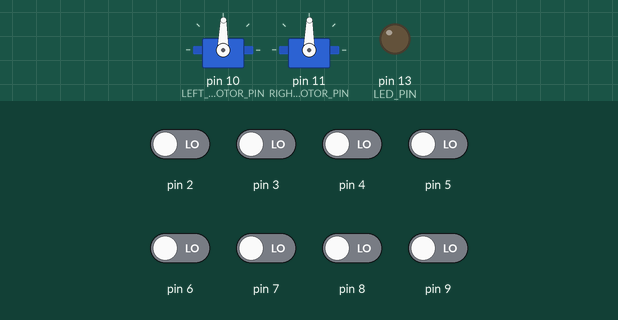
Recording of a sketch running on a simulated Arduino Uno, built with avr-gcc and run on an emulated ATmega328P. Parts: 2 × servo, output pins drawn as LEDs (lit = HIGH). Inputs (shaded band) come from the test bench; at power-on: pin 2–9 LOW.

Above: at 1.9 s.
2.0 s: pin 5 driven HIGH
At 3.1 s:
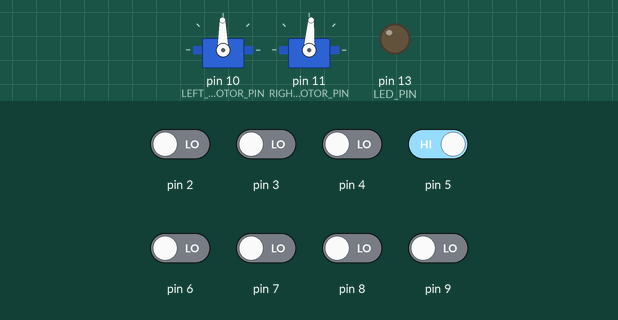
3.5 s: pin 8 driven HIGH
At 4.2 s:
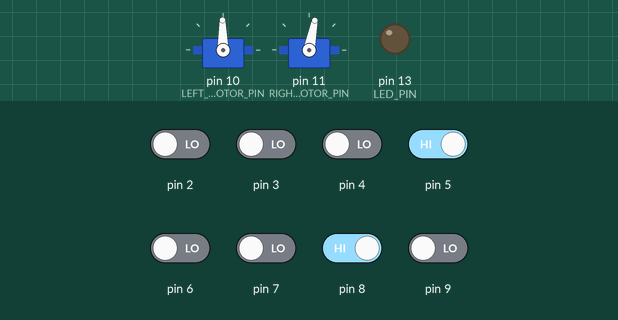
5.0 s: pin 3 driven HIGH
At 5.4 s:
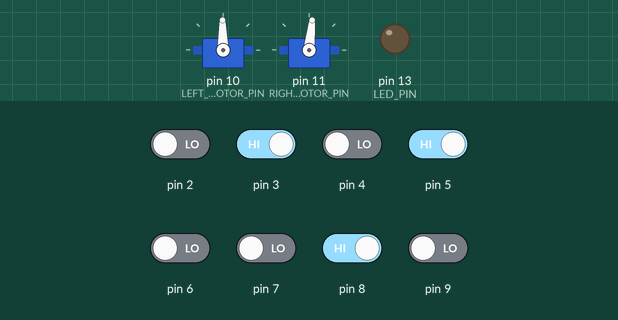
6.5 s: pin 2 driven HIGH
At 7.7 s:
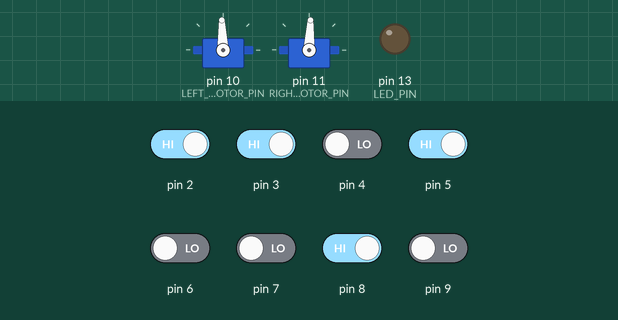
8.0 s: pin 4 driven HIGH
At 9.0 s:
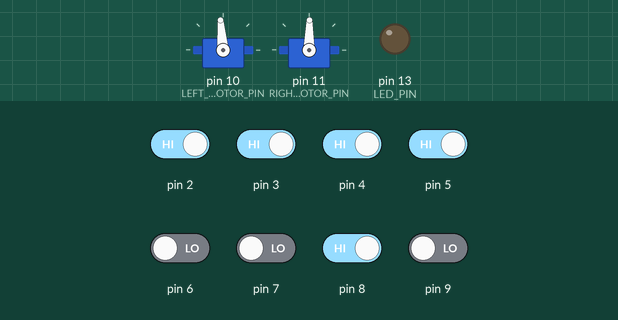
Timing chart, 0 to 12.0 s (numbered marks = the images above; inputs shaded):
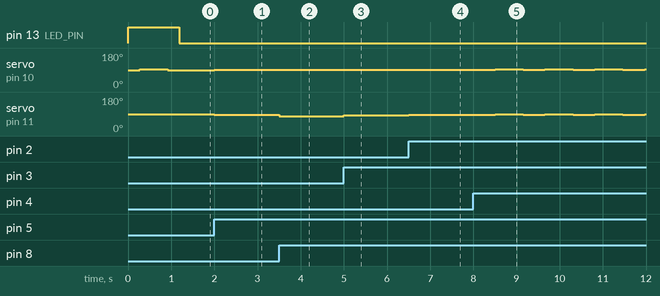

The sketch:

cse480.ino
```cpp
#include <QTRSensors.h>
#include <Servo.h>

//constant pin values
const int LEFT_MOTOR_PIN=10;
const int RIGHT_MOTOR_PIN=11;
const int LED_PIN=13;
const int BUTTON_PIN=12;

//servo stop values are 89 (determined by experimentation)
const int STOP_VALUE=89;

Servo leftMotor;
Servo rightMotor;

QTRSensorsRC qtr((unsigned char[]) {2,3,4,5,6,7,8,9}, 8);

// the setup function runs once when you press reset or power the board
void setup() {
  bool lineNotFound = true;
  unsigned int sensors[8];
  int position;

  //Initializes the serial port for debug communication
  Serial.begin(9600);

  //Enable debug LED and button
  pinMode(LED_PIN, OUTPUT);
  pinMode(BUTTON_PIN, INPUT);

  //Attaches the motors to their respective pins on the Arduino
  leftMotor.attach(LEFT_MOTOR_PIN);
  rightMotor.attach(RIGHT_MOTOR_PIN);

  //Sensor calibration routine
  calibrateRoutine();

  leftMotor.detach();
  rightMotor.detach();

  while(lineNotFound){
    position = qtr.readLine(sensors);

    if (abs(position - 2750)<400){
      lineNotFound = false;
    }
  }

  //Attaches the motors to their respective pins on the Arduino
  leftMotor.attach(LEFT_MOTOR_PIN);
  rightMotor.attach(RIGHT_MOTOR_PIN);

}

// the loop function runs over and over again forever
void loop() {

  unsigned int sensors[8];
  int position = qtr.readLine(sensors);
  int leftSpeed = 91;
  int rightSpeed = 87;

  //Utilized for sensor debug
//  for (int i = 0; i < 8; i++)
//  {
//    Serial.println(sensors[i]);
//  }
//
//  Serial.println("-----------");
//  Serial.println(position);
//  Serial.println("-----------");
//  delay(1000);


  //if we sense an intersection
  if (sensors[0] > 100 && sensors[1] > 100 && sensors[2] > 100 && sensors[5] > 100 && sensors[6] > 100 && sensors[7] > 100){
    //intersection to the left/right?
    stopMovement();
    forward(leftSpeed, rightSpeed);
    delay(500);
    stopMovement();

    qtr.readLine(sensors);

    if (sensors[0] > 200 && sensors[1] > 200 && sensors[2] > 200 && sensors[3] > 200 && sensors[4] > 200 && sensors[5] > 200 && sensors[6] > 200 && sensors[7] > 200){
      stopMovement();
      celebrate();
    }
    else{
      turnRight();
    }
  }
  else if(sensors[0] > 200 && sensors[1] > 200 && sensors[2] > 200 && sensors[3] > 200){
    stopMovement();
    forward(leftSpeed, rightSpeed);
    delay(500);

    qtr.readLine(sensors);

   if (sensors[0] > 100 && sensors[1] > 100 && sensors[2] > 100 && sensors[3] > 100 && sensors[4] > 100 && sensors[5] > 100 && sensors[6] > 100 && sensors[7] > 100){
      stopMovement();
      celebrate();
    }
    else{
    turnRight();
    }
  }
  else if (sensors[5] > 200 && sensors[6] > 200 && sensors[7] > 200){
    stopMovement();
    forward(leftSpeed, rightSpeed);
    delay(500);
    stopMovement();

    qtr.readLine(sensors);

    if (sensors[0] < 50 && sensors[1] < 50 && sensors[2] < 50 && sensors[3] < 50 && sensors[4] < 50 && sensors[5] < 50 && sensors[6] < 50 && sensors[7] < 50){
    turnLeft();
    }
  }
  else if (sensors[0] < 50 && sensors[1] < 50 && sensors[2] < 50 && sensors[3] < 50 && sensors[4] < 50 && sensors[5] < 50 && sensors[6] < 50 && sensors[7] < 50){
    turnAround();
  }

  //position correction
  if((sensors[0] > 100 && sensors[1] > 100 && sensors[2] > 100 && sensors[3] > 100) || (sensors[4] > 100 && sensors[5] > 100 && sensors[6] > 100 && sensors[7] > 100)){
    position = 2750;
  }


  int error = position - 2750;
  int offset = map(abs(error),100, 1500, 1,7);

  if (error < -100){ // the line is on the right
    leftSpeed = leftSpeed + offset;
    forward(leftSpeed, rightSpeed);
  }
  else if (error > 100){ // the line is on the left
    rightSpeed = rightSpeed - offset;
    forward(leftSpeed, rightSpeed);
  }
  else{
  forward(leftSpeed, rightSpeed);
  }

}

void forward(int leftSpeed,int rightSpeed) {
  //default forward values (fast) should be:
  //leftSpeed = 97
  //rightSpeed = 82

  leftMotor.write(leftSpeed);
  rightMotor.write(rightSpeed);
}

void stopMovement(){
  leftMotor.write(STOP_VALUE);
  rightMotor.write(STOP_VALUE);
}

void turnRight() {
  leftMotor.write(95);
  rightMotor.write(89);
  delay(650);
  leftMotor.write(89);
  rightMotor.write(89);
}

void turnLeft() {
  leftMotor.write(86);
  rightMotor.write(83);
  delay(800);
  leftMotor.write(89);
  rightMotor.write(89);
}

void turnAround() {
  leftMotor.write(85);
  rightMotor.write(85);
  delay(1050);
  leftMotor.write(89);
  rightMotor.write(89);
}

void calibrateRoutine(){
  boolean buttonPressWait = true;

  digitalWrite(LED_PIN, HIGH);

  for (int i = 0; i < 6; i++)
  {
    qtr.calibrate();
    delay(20);
  }

  turnRight();

  for (int i = 0; i < 6; i++)
  {
    qtr.calibrate();
    delay(20);
  }

  digitalWrite(LED_PIN, LOW);

}

void celebrate(){
  bool lineNotFound = true;
  unsigned int sensors[8];
  int position;

  leftMotor.write(97);
  rightMotor.write(97);
  delay(1000);
  leftMotor.write(82);
  rightMotor.write(82);
  delay(1000);
  leftMotor.write(97);
  rightMotor.write(82);
  delay(1000);
  leftMotor.write(82);
  rightMotor.write(97);
  delay(1000);
  leftMotor.write(89);
  rightMotor.write(89);

  leftMotor.detach();
  rightMotor.detach();

  while(lineNotFound){
    position = qtr.readLine(sensors);

    if (abs(position - 2750)<400){
      lineNotFound = false;
    }
  }

  //Attaches the motors to their respective pins on the Arduino
  leftMotor.attach(LEFT_MOTOR_PIN);
  rightMotor.attach(RIGHT_MOTOR_PIN);

}
```

Measured:
- after the input at 2.0 s, servo on pin 10 (LEFT_MOTOR_PIN): 89° → 91° at once; servo on pin 11 (RIGHT_MOTOR_PIN): 89° → 86° at once
- after the input at 3.5 s, servo on pin 11 (RIGHT_MOTOR_PIN): 86° → 79° at once
- after the input at 5.0 s, servo on pin 11 (RIGHT_MOTOR_PIN): 79° → 84° at once
- after the input at 6.5 s, servo on pin 10 (LEFT_MOTOR_PIN): 91° → 92° at once; servo on pin 11 (RIGHT_MOTOR_PIN): 84° → 87° at once
- after the input at 8.0 s, servo on pin 10 (LEFT_MOTOR_PIN): alternates 95° for 0.65 s and 91° for 0.51 s, starting at once; servo on pin 11 (RIGHT_MOTOR_PIN): alternates 89° for 0.65 s and 87° for 0.51 s, starting after 0.50 s
